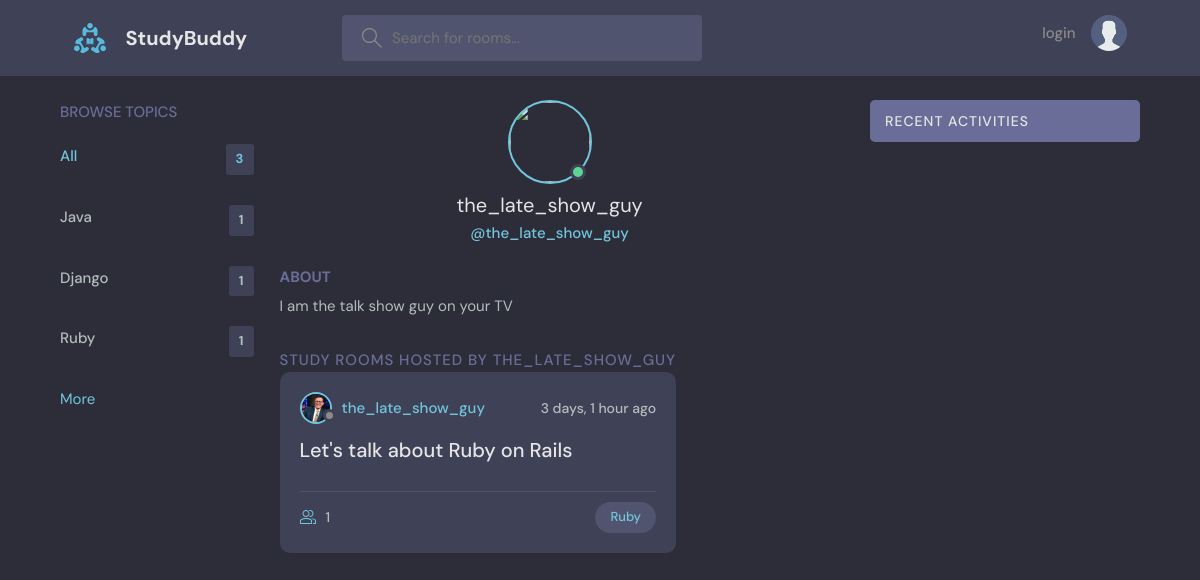
/profile/3/, run on an earlier commit of the app's database.
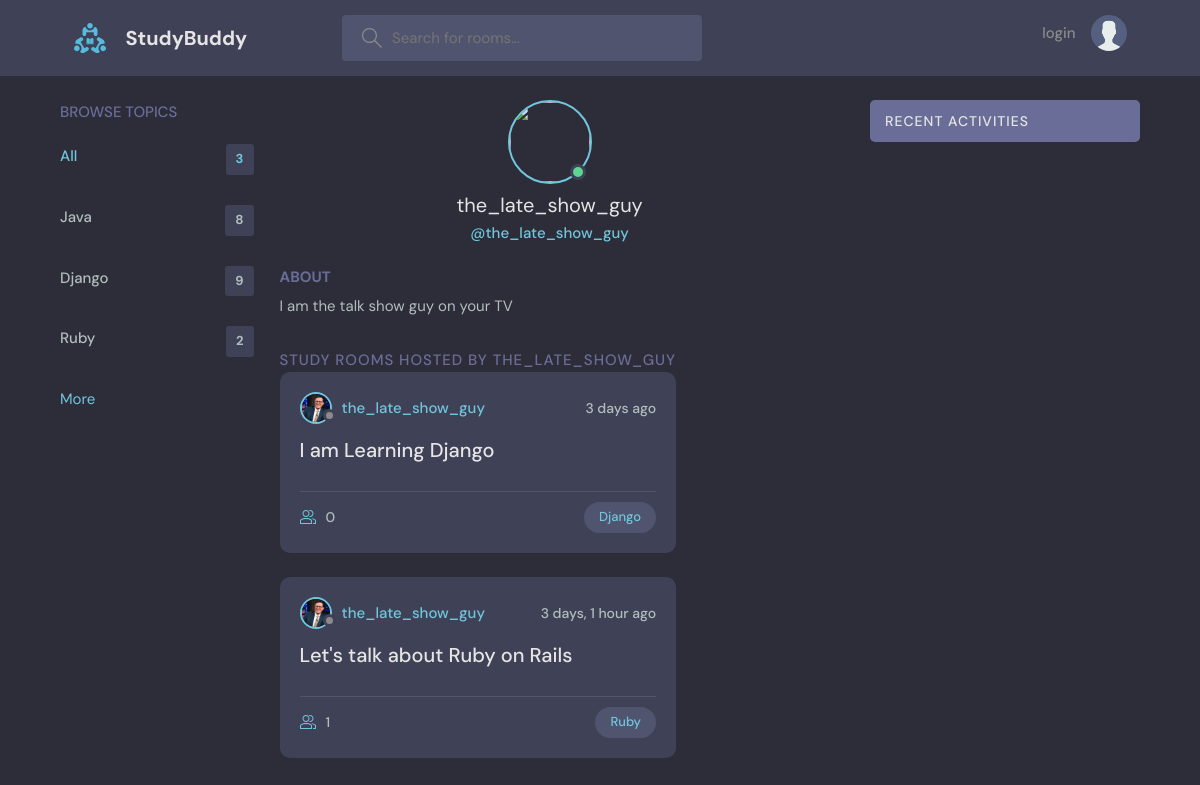
And on a later commit of the database.
### base/models.py (models this page shows, shortened)
class Topic(models.Model):
    name=models.CharField(max_length=200)

class Room(models.Model):
    host = models.ForeignKey(User,on_delete=models.SET_NULL,null=True)
    topic=models.ForeignKey(Topic,on_delete=models.SET_NULL,null=True) #if topic was placed below Room then we must put Topic under Singles Commas i.e 'Topic',on_delete=models.CASCADE
    name=models.CharField(max_length=200)
    description=models.TextField(null=True,blank=True);
    participants=models.ManyToManyField(User,related_name='participants',blank=True)
    likes=models.ManyToManyField(User,related_name='likes',blank=True)
    updated =models.DateTimeField(auto_now=True)   #automatic
    created =models.DateTimeField(auto_now_add=True)  #it will only save a value once i.e the time it is created
    class Meta:
        ordering = ['-updated','-created']  # '-' puts the new data field before all the prefilled data

class User(AbstractUser):
    name=models.CharField(max_length=200,null=True)
    email=models.EmailField(unique=True,null=True)
    bio=models.TextField(null=True)
    avatar=models.ImageField(null=True,default="avatar.svg")
    USERNAME_FIELD ='email'
    REQUIRED_FIELDS =[]

### base/views.py (the view)
# urls.py: path('profile/<str:pk>/',views.userProfile,name="user-profile"),
def userProfile(request,pk):
    user=User.objects.get(id=pk)
    rooms=user.room_set.all()
    room_messages=user.message_set.all()
    topics=Topic.objects.all()
    context={'user':user,'rooms':rooms,'room_messages':room_messages,'topics':topics}
    return render(request,'base/profile.html',context)

### base/templates/base/profile.html (shortened to what this page needs)
{% extends 'main.html' %}
{% block content %}
<main class="profile-page layout layout--3">
    <div class="container">
      {% include 'base/topic_component.html' %}
      <div class="roomList">
        <div class="profile">
          <div class="profile__avatar">
            <div class="avatar avatar--large active">
              <img src="{{request.user.avatar.url}}" />
            </div>
          </div>
          <div class="profile__info">
            <h3> {{user.username}}</h3>
            <p>@{{user.username}}</p>
          </div>
          <div class="profile__about">
            <h3>About</h3>
            <p>
              {{user.bio}}
            </p>
          </div>
        </div>
        <div class="roomList__header">
          <div>
            <h2>Study Rooms Hosted by {{user.username}}
            </h2>
            {% include 'base/feed_component.html' %}
          </div>
        </div>
      </div>
      {% include 'base/activity_component.html' %}
    </div>
</main>
{% endblock content %}

### base/templates/base/topic_component.html
<div class="topics">
    <div class="topics__header">
        <h2>Browse Topics</h2>
    </div>
    <ul class="topics__list">
        <li>
            <a href="{% url 'home' %}" class="active">All<span>{{topics.count}}</span></a>
        </li>
        {% for topic in topics %}
        <li>
            <a href="{% url 'home' %}?q={{topic.name}}">{{topic.name}}<span>{{topic.room_set.all.count}}</span></a>
        </li>
        {% endfor %}
    </ul>
    <a  href="{% url 'topics' %}">More</a>
</div>

### base/templates/base/feed_component.html (shortened to what this page needs)
{% for room in rooms %}
<div style="width:100%" class="roomListRoom">
  <div class="roomListRoom__header">
    <a href="{% url 'user-profile' room.host.id %}" class="roomListRoom__author">
      <div class="avatar avatar--small">
        <img src="{{room.host.avatar.url}}" />
      </div>
      <span>{{room.host.username}}</span>
    </a>
    <div class="roomListRoom__actions">
      <span>{{room.created|timesince}} ago</span>
    </div>
  </div>
  <div class="roomListRoom__content">
    <a href="{% url 'room' room.id %}">{{room.name}}</a>
  </div>
  <div class="roomListRoom__meta">
    <a href="{% url 'room' room.id %}" class="roomListRoom__joined">
     {{room.participants.all.count}}
    </a>
    <a href="{%url 'home'%}?q={{room.topic.name}}" class="roomListRoom__topic">{{room.topic.name}}</a>
  </div>
</div>
{% endfor %}

What changed in the data, as far as the page shows it:
computed for Topic "Java": room_set.all.count "1" → "8"
computed for Topic "Django": room_set.all.count "1" → "9"
computed for Topic "Ruby": room_set.all.count "1" → "2"
added Room: host.avatar (picture), host.username "the_late_show_guy", created "3 days", name "I am Learning Django", participants.all.count "0", topic.name "Django"
